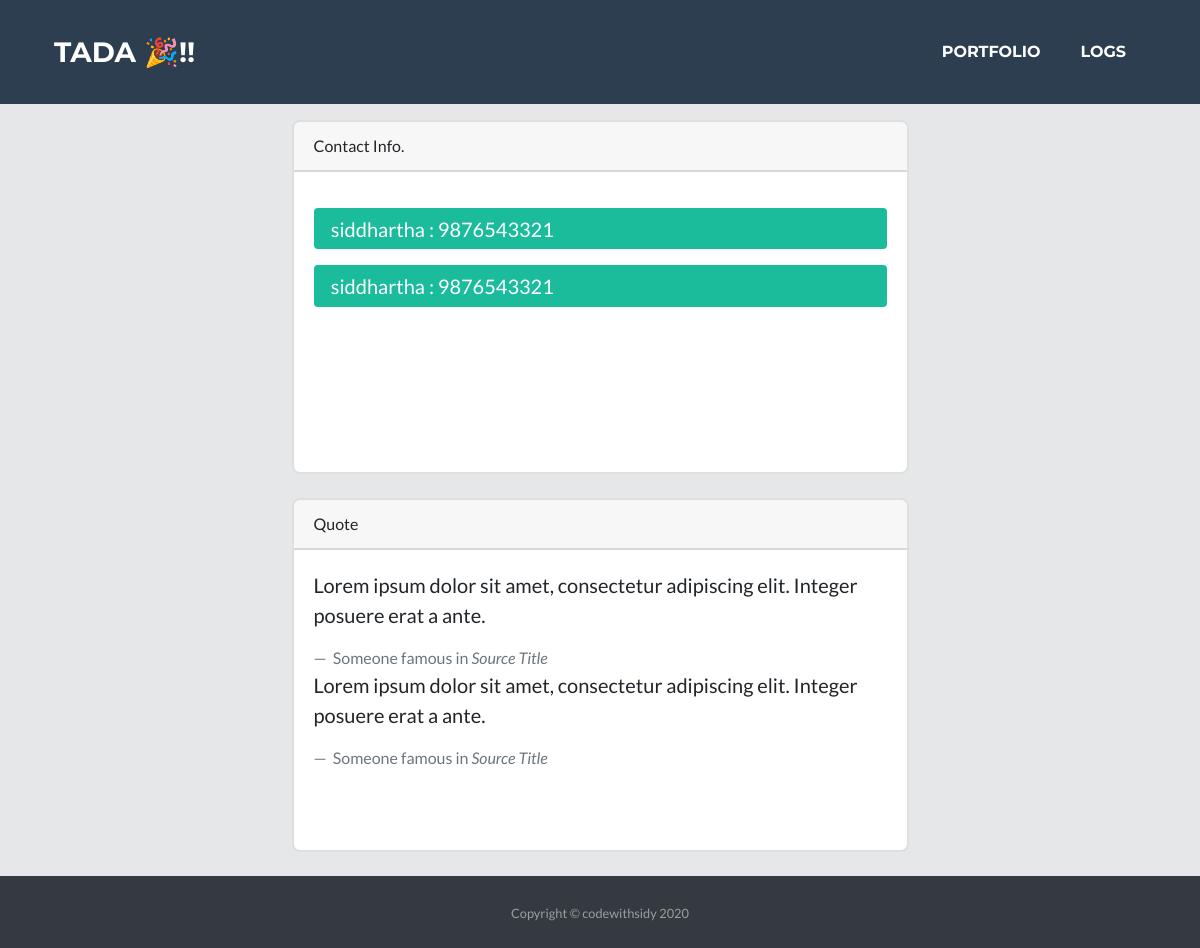
The app's page /contact with its own data.
### app.py (models this page shows)
class Contact(db.Model):
    contact_id = db.Column(db.Integer, primary_key=True)
    name  = db.Column(db.String(50))
    email = db.Column(db.String(50))
    phone = db.Column(db.String(50))
    msg = db.Column(db.String(5000))

### app.py (the view)
@app.route('/contact',methods=['GET'])
def getcontact():
    data = Contact.query.all()
    return render_template('contact.html',data=data)

### templates/contact.html (shortened to what this page needs)
<!DOCTYPE html>
<html lang="en">
  <head>
    <link
      href="{{url_for('static',filename='css/styles.css')}}"
      rel="stylesheet"
    />
  </head>
  <body class="d-flex flex-column">
    <header class="bg-primary text-center py-2 mb-2">
      <nav class="navbar navbar-expand-lg bg-secondary text-uppercase fixed-top" id="mainNav">
        <div class="container">
            <a class="navbar-brand js-scroll-trigger" href="#page-top">Tada 🎉!!</a>
            <div class="collapse navbar-collapse" id="navbarResponsive">
                <ul class="navbar-nav ml-auto">
                    <li class="nav-item mx-0 mx-lg-1"><a class="nav-link py-3 px-0 px-lg-3 rounded js-scroll-trigger" href="{{url_for('index')}}">Portfolio</a></li>
                    <li class="nav-item mx-0 mx-lg-1"><a class="nav-link py-3 px-0 px-lg-3 rounded js-scroll-trigger" href="{{url_for('logs')}}">Logs</a></li>
                </ul>
            </div>
        </div>
    </nav>
    </header>
    <div id="page-content">
      <div class="container ">
        <div class="row justify-content-center">
          <div class="col-md-7">
            <br />
            <div class="card">
              <div class="card-header">
                Contact Info.
              </div>
              <div class="card-body stuck">
                {% for i in data %}
                <blockquote class="blockquote mb-0">
                  <p>
                    <div class="btn-primary formButtonfront " data-toggle="collapse" href="#{{i.name}}{{i.contact_id}}" role="button" aria-expanded="false" aria-controls="collapseExample" style="border-radius: 4px;padding:1%;">
                        &nbsp; &nbsp;{{i.name}} : {{i.phone}}
                      </div>
                  </p>
                </blockquote>
                {% endfor %}
              </div>
            </div>
            <br />
            <div class="card">
              <div class="card-header">
                Quote
              </div>
              <div class="card-body stuck">
                <blockquote class="blockquote mb-0">
                  <p>
                    Lorem ipsum dolor sit amet, consectetur adipiscing elit.
                    Integer posuere erat a ante.
                  </p>
                  <footer class="blockquote-footer">
                    Someone famous in
                    <cite title="Source Title">Source Title</cite>
                  </footer>
                </blockquote>
                <blockquote class="blockquote mb-0">
                  <p>
                    Lorem ipsum dolor sit amet, consectetur adipiscing elit.
                    Integer posuere erat a ante.
                  </p>
                  <footer class="blockquote-footer">
                    Someone famous in
                    <cite title="Source Title">Source Title</cite>
                  </footer>
                </blockquote>
              </div>
            </div>
            <br />
          </div>
        </div>
      </div>
    </div>
    <footer id="sticky-footer" class="py-4 bg-dark text-white-50">
      <div class="container text-center">
        <small>Copyright &copy; codewithsidy 2020</small>
      </div>
    </footer>
  </body>
</html>

### templates/contact.html (style rules this page uses)
html, body { height: 100%; }
#page-content { flex: 1 0 auto; margin-top: 6%; }
#sticky-footer { flex-shrink: none; }
body { background: #E5E7E9 ; background: linear-gradient(to right, #E5E7E9 , #E5E7E9 ); }
.stuck { bottom: 10px; height: 300px; overflow-y: scroll; }
.formButtonfront { width: 700px; max-width: 100%; }

### records on screen
Contact: name "siddhartha", phone "9876543321"
Contact: name "siddhartha", phone "9876543321"
